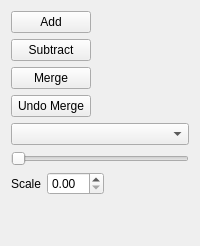
       <widget class="QWidget" name="EditorTab">
        <attribute name="title">
         <string>Editor</string>
        </attribute>
        <layout class="QVBoxLayout" name="verticalLayout_19">
         <item>
          <layout class="QVBoxLayout" name="vLO4">
           <item>
            <widget class="QPushButton" name="addButton_2">
             <property name="sizePolicy">
              <sizepolicy hsizetype="Fixed" vsizetype="Fixed">
               <horstretch>0</horstretch>
               <verstretch>0</verstretch>
              </sizepolicy>
             </property>
             <property name="text">
              <string>Add</string>
             </property>
            </widget>
           </item>
           <item>
            <widget class="QPushButton" name="subtractButton">
             <property name="sizePolicy">
              <sizepolicy hsizetype="Fixed" vsizetype="Fixed">
               <horstretch>0</horstretch>
               <verstretch>0</verstretch>
              </sizepolicy>
             </property>
             <property name="text">
              <string>Subtract</string>
             </property>
            </widget>
           </item>
           <item>
            <widget class="QPushButton" name="mergeButton">
             <property name="sizePolicy">
              <sizepolicy hsizetype="Fixed" vsizetype="Fixed">
               <horstretch>0</horstretch>
               <verstretch>0</verstretch>
              </sizepolicy>
             </property>
             <property name="text">
              <string>Merge</string>
             </property>
            </widget>
           </item>
           <item>
            <widget class="QPushButton" name="undoMergeButton">
             <property name="sizePolicy">
              <sizepolicy hsizetype="Fixed" vsizetype="Fixed">
               <horstretch>0</horstretch>
               <verstretch>0</verstretch>
              </sizepolicy>
             </property>
             <property name="text">
              <string>Undo Merge</string>
             </property>
            </widget>
           </item>
          </layout>
         </item>
         <item>
          <layout class="QVBoxLayout" name="vLO3">
           <item>
            <widget class="QComboBox" name="backgroundImageComboBox"/>
           </item>
           <item>
            <widget class="QSlider" name="scaleSlider">
             <property name="sizePolicy">
              <sizepolicy hsizetype="MinimumExpanding" vsizetype="Fixed">
               <horstretch>0</horstretch>
               <verstretch>0</verstretch>
              </sizepolicy>
             </property>
             <property name="maximum">
              <number>1000</number>
             </property>
             <property name="orientation">
              <enum>Qt::Horizontal</enum>
             </property>
             <property name="tickPosition">
              <enum>QSlider::NoTicks</enum>
             </property>
             <property name="tickInterval">
              <number>5</number>
             </property>
            </widget>
           </item>
           <item>
            <layout class="QHBoxLayout" name="hLO3">
             <item>
              <widget class="QLabel" name="scaleSliderLabel">
               <property name="text">
                <string>Scale</string>
               </property>
               <property name="alignment">
                <set>Qt::AlignCenter</set>
               </property>
              </widget>
             </item>
             <item>
              <widget class="QDoubleSpinBox" name="scaleSpinBox">
               <property name="sizePolicy">
                <sizepolicy hsizetype="Fixed" vsizetype="Fixed">
                 <horstretch>0</horstretch>
                 <verstretch>0</verstretch>
                </sizepolicy>
               </property>
               <property name="maximumSize">
                <size>
                 <width>16777215</width>
                 <height>16777215</height>
                </size>
               </property>
              </widget>
             </item>
             <item>
              <spacer name="hS1">
               <property name="orientation">
                <enum>Qt::Horizontal</enum>
               </property>
               <property name="sizeHint" stdset="0">
                <size>
                 <width>40</width>
                 <height>20</height>
                </size>
               </property>
              </spacer>
             </item>
            </layout>
           </item>
          </layout>
         </item>
         <item>
          <spacer name="verticalSpacer_2">
           <property name="orientation">
            <enum>Qt::Vertical</enum>
           </property>
           <property name="sizeHint" stdset="0">
            <size>
             <width>20</width>
             <height>40</height>
            </size>
           </property>
          </spacer>
         </item>
        </layout>
       </widget>
